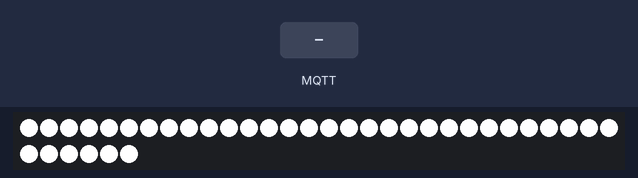
Bench run of a program on a simulated ESP8266 (NodeMCU). Parts: 36 RGB LEDs in strip order, left to right, continuing on the next row. Inputs (shaded band) come from the test bench. Dim RGB values are drawn brighter than linear; WiFi joins after 1.5 s; servers stay silent unless stated; EEPROM starts erased; no MQTT or app messages arrive unless stated; what the program prints to the serial monitor is not drawn.

Above: at 2.7 s.
2.8 s: MQTT message "1" arrives on the third subscribed topic
At 3.8 s:
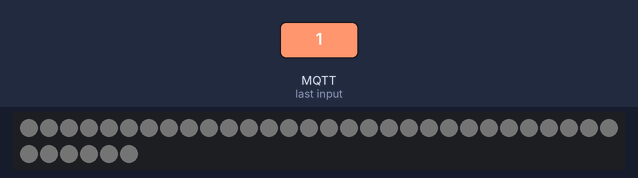
4.3 s: MQTT message "OFF" arrives on the first subscribed topic
At 4.9 s:
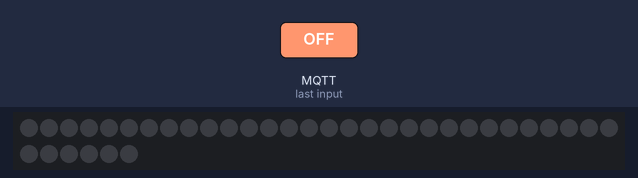
5.8 s: MQTT message "ON" arrives on the first subscribed topic
At 7.2 s:
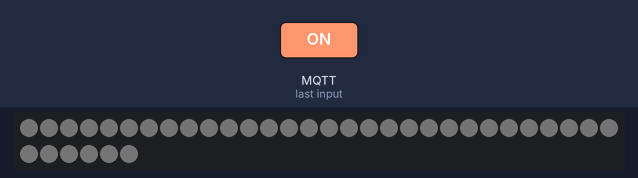
Timing chart, 0 to 8.8 s (numbered marks = the images above; inputs shaded):
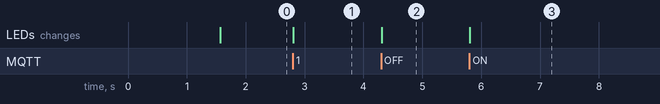

The program:

main.cpp
```cpp
#include <Arduino.h>
#include <EEPROM.h>
#include <ArduinoOTA.h>
#include <RestHandler.h>
#include <MqttHandler.h>

#define RedAddr 0
#define GreenAddr 1
#define BlueAddr 2
#define BrightnessAddr 3
#define StateAddr 4

void handleEEprom()
{
    if (Strip.getUpdated())
    {
        EEPROM.write(RedAddr, Strip.getRed());
        EEPROM.write(GreenAddr, Strip.getGreen());
        EEPROM.write(BlueAddr, Strip.getBlue());
        EEPROM.write(BrightnessAddr, Strip.getBrightness());
        EEPROM.write(StateAddr, Strip.getState());
        EEPROM.commit();
        Strip.setUpdated(false);
    }
}

void publischCurrantState() {}

void setup()
{
    ArduinoOTA.begin();
    Serial.begin(9600);
    EEPROM.begin(12);
    connectToWiFi();
    setup_routing();
    if (!connectToMqttServer())
    {
        while (true)
        {
            ArduinoOTA.handle();
        }
    }

    byte red = EEPROM.read(RedAddr);
    byte green = EEPROM.read(GreenAddr);
    byte blue = EEPROM.read(BlueAddr);
    byte brightness = EEPROM.read(BrightnessAddr);
    byte state = EEPROM.read(StateAddr);

    Strip.setColorFill(red, green, blue);
    Strip.setBrightness(brightness);
    Strip.turnOffOn(state);
}

void loop()
{
    MqttHandle();
    RestHandler();
    handleEEprom();
    ArduinoOTA.handle();
}
```

LEDHandler.h
```cpp
#include <Arduino.h>
#include <Adafruit_NeoPixel.h>

class LedStrip
{
    Adafruit_NeoPixel Strip;
    byte brightness = 0;
    byte red = 0;
    byte green = 0;
    byte blue = 0;
    bool state = false;
    bool updated = false;

public:
    LedStrip(byte NUM_LEDS, byte LED_PIN)
    {
        Strip = Adafruit_NeoPixel(NUM_LEDS, LED_PIN, NEO_GRB + NEO_KHZ800);
        Strip.begin();
        Strip.fill(Strip.Color(0, 0, 0));
        Strip.show();
        updated = true;
    }

    void setColorFill(byte r, byte g, byte b)
    {
        red = r;
        green = g;
        blue = b;
        state = true;
        Strip.fill(Strip.Color(red, green, blue));
        Strip.show();
        updated = true;
    }

    void setBrightness(byte br)
    {
        brightness = br;
        Strip.setBrightness(brightness);
        updated = true;
    }

    void turnOffOn(bool st)
    {
        state = st;
        if (state)
        {
            Strip.fill(Strip.Color(red, green, blue));
            Strip.show();
        }
        else
        {
            Strip.fill(Strip.Color(0, 0, 0));
            Strip.show();
        }
        updated = true;
    }

    byte getRed()
    {
        return red;
    }
    byte getGreen()
    {
        return green;
    }
    byte getBlue()
    {
        return blue;
    }
    bool getState()
    {
        return state;
    }
    byte getBrightness()
    {
        return brightness;
    }
    bool getUpdated()
    {
        return updated;
    }
    void setUpdated(bool up)
    {
        updated = up;
    }
};
```

MqttHandler.h
```cpp
#include <Arduino.h>
#include <PubSubClient.h>
#include <WifiHandler.h>

#define emergCuttofTime 30000

unsigned long UpdateTimeing = 5000;
unsigned long UpdateTimeLast = 0;

// MQTT Broker
const char *mqttServer = "mqtt01.klaffenboeck.eu";
const int mqttPort = 1883;
const char *mqttUser = "";
const char *mqttPassword = "";
WiFiClient espClient;
PubSubClient client(espClient);

void PublishStatus()
{
    if (Strip.getState())
    {
        client.publish(statusResponseTopic, "ON");
    }
    else
    {
        client.publish(statusResponseTopic, "OFF");
    }

    client.beginPublish(BrightnessResponseTopic, 3, true);
    client.write((Strip.getBrightness() / 100 % 10) + 48);
    client.write((Strip.getBrightness() / 10 % 10) + 48);
    client.write((Strip.getBrightness() % 10) + 48);
    client.endPublish();

    client.beginPublish(rgbResponseTopic, 11, true);
    client.write((Strip.getRed() / 100 % 10) + 48);
    client.write((Strip.getRed() / 10 % 10) + 48);
    client.write((Strip.getRed() % 10) + 48);
    client.write(44);
    client.write((Strip.getGreen() / 100 % 10) + 48);
    client.write((Strip.getGreen() / 10 % 10) + 48);
    client.write((Strip.getGreen() % 10) + 48);
    client.write(44);
    client.write((Strip.getBlue() / 100 % 10) + 48);
    client.write((Strip.getBlue() / 10 % 10) + 48);
    client.write((Strip.getBlue() % 10) + 48);
    client.endPublish();
}

void callback(char *topic, byte *payload, unsigned int length)
{
    String topicextract = topic;
    String payloadextract = "";

    for (int i = 0; i < length; i++)
    {
        payloadextract += (char)payload[i];
    }

    if (topicextract.equals(statusTopic))
    {

        if (payloadextract.equals("ON"))
        {
            Strip.turnOffOn(true);
        }
        else if (payloadextract.equals("OFF"))
        {
            Strip.turnOffOn(false);
        }
    }
    else if (topicextract.equals(BrightnessTopic))
    {
        Strip.setBrightness((byte)payloadextract.toInt());
    }
    else if (topicextract.equals(rgbTopic))
    {
        byte r = payloadextract.substring(0, payloadextract.indexOf(',')).toInt();
        byte g = payloadextract.substring(payloadextract.indexOf(',') + 1, payloadextract.lastIndexOf(',')).toInt();
        byte b = payloadextract.substring(payloadextract.lastIndexOf(',') + 1, payloadextract.length()).toInt();
        Strip.setColorFill(r, g, b);
    }
    PublishStatus();
}

bool connectToMqttServer()
{
    unsigned long ConnTryStartTime = millis();

    client.setServer(mqttServer, mqttPort);
    client.setCallback(callback);

    while (!client.connected())
    {
        Serial.println("Connecting to MQTT...");

        if (client.connect("UnderBedLightController", mqttUser, mqttPassword))
        {
            Serial.println("connected");
        }
        else
        {
            Serial.print("failed with state ");
            Serial.print(client.state());
            delay(1000);
        }
        if (millis() - ConnTryStartTime > emergCuttofTime)
        {
            return false;
        }
    }

    client.subscribe(statusTopic);
    client.subscribe(BrightnessTopic);
    client.subscribe(rgbTopic);
    return true;
}

void MqttHandle()
{
    if (!client.connected())
    {
        connectToMqttServer();
    }
    client.loop();

    if (millis() - UpdateTimeLast > UpdateTimeing)
    {
        UpdateTimeLast = millis();
        PublishStatus();
    }
}
```

RestHandler.h
```cpp
#include <Arduino.h>
#include <ArduinoJson.h>
#include <ESP8266WebServer.h>
#include <defines.h>


ESP8266WebServer server(80);
StaticJsonDocument<384> jsonDocument;
char buffer[384];

void RestHandler()
{
    server.handleClient();
}

void add_json_object_Array(const char *tag, byte sice, byte *value)
{
    JsonArray arr = jsonDocument.createNestedArray(tag);

    for (byte i = 0; i < sice; i++)
    {
        arr.add(value[i]);
    }
}

void setStrip()
{
    String body = server.arg("plain");
    deserializeJson(jsonDocument, body);
    byte red = jsonDocument["red"];
    byte green = jsonDocument["green"];
    byte blue = jsonDocument["blue"];

    Strip.setColorFill(red, green, blue);
    server.send(200, "application/json", "{}");
}
void setStripOffOn()
{
    String body = server.arg("plain");
    deserializeJson(jsonDocument, body);
    bool state = jsonDocument["state"];

    Strip.turnOffOn(state);
    server.send(200, "application/json", "{}");
}
void getStrip()
{
    jsonDocument.clear();
    jsonDocument["red"] = Strip.getRed();
    jsonDocument["green"] = Strip.getGreen();
    jsonDocument["blue"] = Strip.getBlue();
    jsonDocument["brightness"] = Strip.getBrightness();
    jsonDocument["state"] = Strip.getState();

    serializeJson(jsonDocument, buffer);
    server.send(200, "application/json", buffer);
}
void getDevideData()
{
    jsonDocument.clear();
    jsonDocument["IP"] = WiFi.localIP();
    jsonDocument["WifiSSID"] = SSID;
    jsonDocument["WifiPWD"] = PWD;

    serializeJson(jsonDocument, buffer);
    server.send(200, "application/json", buffer);
}
void setbrightness()
{
    String body = server.arg("plain");
    deserializeJson(jsonDocument, body);
    byte brightness = jsonDocument["brightness"];

    Strip.setBrightness(brightness);
    server.send(200, "application/json", "{}");
}
void setDevideData()
{
    String body = server.arg("plain");
    deserializeJson(jsonDocument, body);

    // Respond to the client
    server.send(200, "application/json", "{}");
}
void setup_routing()
{
    server.on("/Strip1/color", HTTP_POST, setStrip);
    server.on("/Strip1/OffOn", HTTP_POST, setStripOffOn);
    server.on("/Strip1/brightness", HTTP_POST, setbrightness);
    server.on("/Strip1", HTTP_GET, getStrip);
    server.on("/DevideData", HTTP_POST, setDevideData);
    server.on("/DevideData", HTTP_GET, getDevideData);
    server.begin();
}
```

WifiHandler.h
```cpp
#include <Arduino.h>
#include <ESP8266WiFi.h>

IPAddress local_IP(192, 168, 188, 130);
IPAddress gateway(192, 168, 188, 1);
IPAddress subnet(255, 255, 255, 0);
IPAddress primaryDNS(192, 168, 188, 102);

void connectToWiFi()
{
    if (!WiFi.config(local_IP, gateway, subnet, primaryDNS))
    {
        Serial.println("STA Failed to configure");
    }

    Serial.print("Connecting to ");
    Serial.println(SSID);

    WiFi.begin(SSID, PWD);
    while (WiFi.status() != WL_CONNECTED)
    {
        Serial.print(".");
        delay(100);
    }
    Serial.println("WiFi connected.");
    Serial.println("IP address: ");
    Serial.println(WiFi.localIP());
}
```

defines.h
```cpp
#include <Arduino.h>
#include <LEDHandler.h>

#define LED_PIN1 2
#define LED_PIN2 0
#define NUM_LEDS1 36
#define NUM_LEDS2 0
#define LED_TYPE WS2812B

#define statusTopic "bedroom/UnderBedLight/light/set"
#define BrightnessTopic "bedroom/UnderBedLight/brightness/set"
#define rgbTopic "bedroom/UnderBedLight/rgb/set"

#define statusResponseTopic "bedroom/UnderBedLight/light/status"
#define BrightnessResponseTopic "bedroom/UnderBedLight/brightness/status"
#define rgbResponseTopic "bedroom/UnderBedLight/rgb/status"

const char SSID[] = "Klaffenboeck_Wifi";
const char PWD[] = "31862025034211431218";

LedStrip Strip(NUM_LEDS1, LED_PIN1);
```

Measured:
- after the input at 2.8 s, the LEDs: change at once (image 1)
- after the input at 4.3 s, the LEDs: change at once (image 2)
- after the input at 5.8 s, the LEDs: change at once (image 3)
